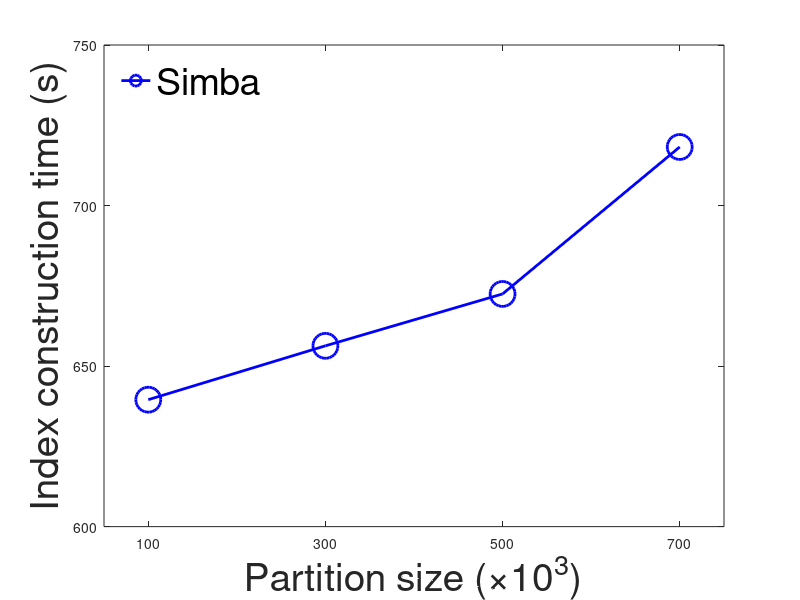

Here is the MATLAB script that generated this plot:
partsize = [100 300 500 700];

IndexedTime = [639.541 656.313 672.472 718.242];

% Create a y-axis semilog plot using the semilogy function
% Plot SER data in blue and BER data in red
set(gca,'Visible','on','Units','normalized');
set(gca,'Units','normalized','FontSize',30);
box('on');
plot(partsize,IndexedTime,'-ob', 'LineWidth', 2, 'MarkerSize', 18);
hold on;

xlim([50 750])
ylim([600 750])
set(gca, 'XTick', [100 300 500 700], 'XMinorTick', 'off')
set(gca, 'YTick', 500:50:800, 'YMinorTick', 'off')

xlabel('Partition size (\times10^3)','FontSize',28)
ylabel('Index construction time (s)','FontSize',28)

h=legend('Simba');
set(h,'Interpreter','tex','Location','NorthWest','FontSize',27,'Orientation','Horizontal','Box','off' )

print -depsc2 osm_index_partsize_time